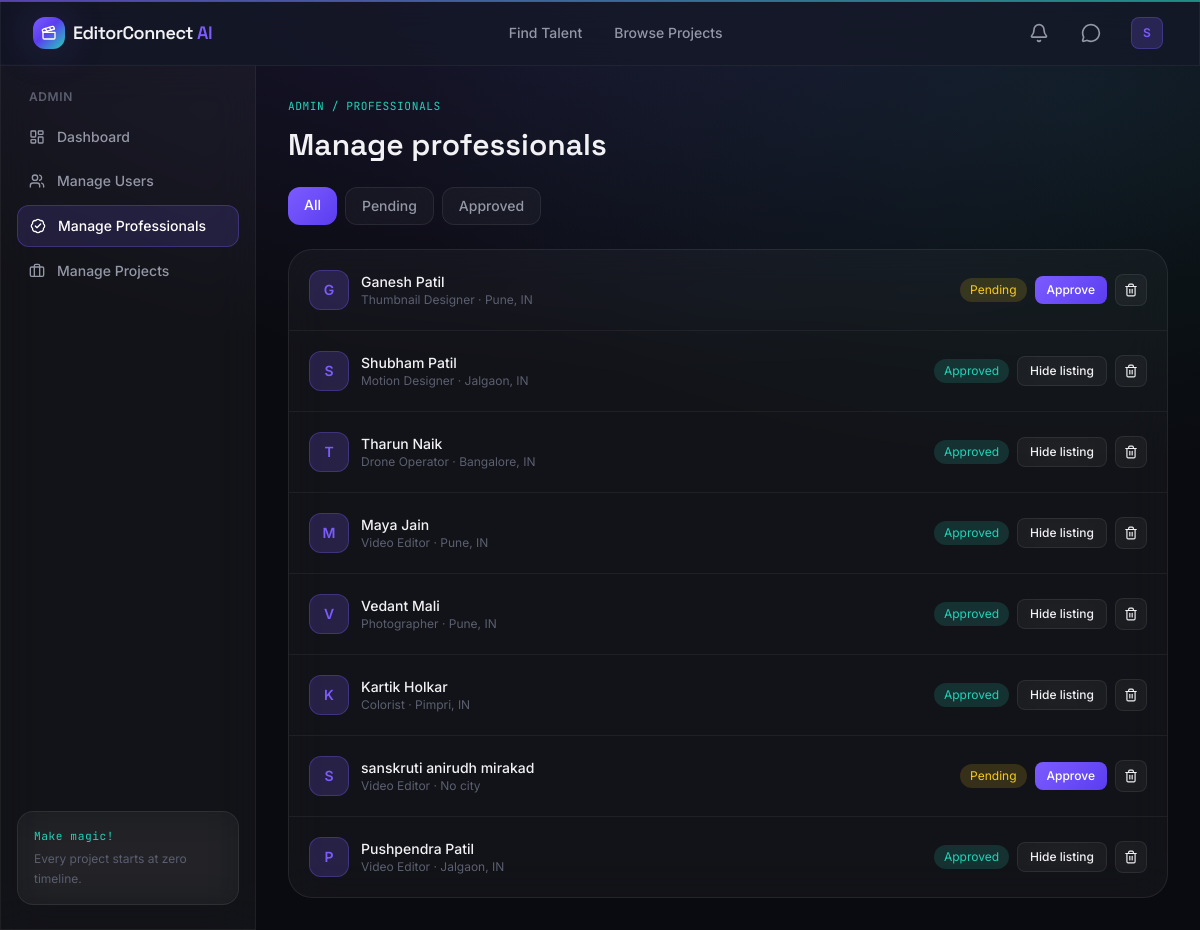
Screenshot of /admin/professionals (signed in) with the database file from the repository.
### models/user.py (models this page shows, shortened)
class User(UserMixin, db.Model):
    __tablename__ = "users"
    id = db.Column(db.Integer, primary_key=True)
    name = db.Column(db.String(120), nullable=False)
    email = db.Column(db.String(150), unique=True, nullable=False, index=True)
    phone = db.Column(db.String(30))
    password_hash = db.Column(db.String(255), nullable=False)
    role = db.Column(db.String(20), nullable=False, default="client")
    is_active_account = db.Column(db.Boolean, default=True)
    is_verified = db.Column(db.Boolean, default=False)
    dark_mode = db.Column(db.Boolean, default=True)
    avatar = db.Column(db.String(255), default="default-avatar.png")
    created_at = db.Column(db.DateTime, default=lambda: datetime.now(timezone.utc))
    professional_profile = db.relationship(
        "Professional", backref="user", uselist=False, cascade="all, delete-orphan"
    )
    projects = db.relationship(
        "Project", backref="client", lazy="dynamic", cascade="all, delete-orphan",
        foreign_keys="Project.client_id"
    )
    notifications = db.relationship(
        "Notification", backref="user", lazy="dynamic", cascade="all, delete-orphan"
    )
    @property
    def is_admin(self):
        return self.role == "admin"
    @property
    def is_professional(self):
        return self.role == "professional"
    @property
    def is_client(self):
        return self.role == "client"
    def unread_notification_count(self):
        return self.notifications.filter_by(is_read=False).count()

### models/professional.py (models this page shows, shortened)
class Professional(db.Model):
    __tablename__ = "professionals"
    id = db.Column(db.Integer, primary_key=True)
    user_id = db.Column(db.Integer, db.ForeignKey("users.id"), nullable=False, unique=True)
    name = db.Column(db.String(120), nullable=False)
    profession = db.Column(db.String(80), nullable=False, index=True)
    city = db.Column(db.String(100), index=True)
    experience = db.Column(db.Integer, default=0)  # years
    price = db.Column(db.Float, default=0.0)  # starting price
    rating = db.Column(db.Float, default=0.0)
    rating_count = db.Column(db.Integer, default=0)
    bio = db.Column(db.Text)
    skills = db.Column(db.String(500))  # comma-separated
    profile_image = db.Column(db.String(255), default="default-avatar.png")
    email = db.Column(db.String(150))
    phone = db.Column(db.String(30))
    is_available = db.Column(db.Boolean, default=True)
    is_approved = db.Column(db.Boolean, default=False)  # admin approval
    is_featured = db.Column(db.Boolean, default=False)
    created_at = db.Column(db.DateTime, default=lambda: datetime.now(timezone.utc))
    portfolio_items = db.relationship(
        "PortfolioItem", backref="professional", lazy="dynamic", cascade="all, delete-orphan"
    )
    applications = db.relationship(
        "Application", backref="professional", lazy="dynamic", cascade="all, delete-orphan"
    )
    hires = db.relationship(
        "Hire", backref="professional", lazy="dynamic", cascade="all, delete-orphan"
    )

### routes/admin.py (the view)
@admin_bp.route("/admin/professionals")
@login_required
@admin_required
def manage_professionals():
    status_filter = request.args.get("status", "")
    query = Professional.query
    if status_filter == "pending":
        query = query.filter_by(is_approved=False)
    elif status_filter == "approved":
        query = query.filter_by(is_approved=True)
    professionals = query.order_by(Professional.created_at.desc()).all()
    return render_template("admin/manage_professionals.html", professionals=professionals, status_filter=status_filter)

### models/user.py (called while the page is built)
@login_manager.user_loader
def load_user(user_id):
    return User.query.get(int(user_id))

### routes/admin.py (called while the page is built)
def admin_required(f):
    @wraps(f)
    def wrapped(*args, **kwargs):
        if not current_user.is_authenticated or not current_user.is_admin:
            flash("Admin access only.", "error")
            return redirect(url_for("main.index"))
        return f(*args, **kwargs)
    return wrapped

### templates/admin/manage_professionals.html (shortened to what this page needs)
{% extends "base.html" %}
{% block content %}
<p class="timecode mb-3">ADMIN / PROFESSIONALS</p>
<h1 class="font-display text-3xl font-semibold mb-6">Manage professionals</h1>
<div class="flex gap-2 mb-6">
  <a href="{{ url_for('admin.manage_professionals') }}" class="px-4 py-2 rounded-xl text-sm font-medium {% if not status_filter %}btn-gradient text-white{% else %}glass text-ink-muted hover:bg-white/10{% endif %}">All</a>
  <a href="{{ url_for('admin.manage_professionals', status='pending') }}" class="px-4 py-2 rounded-xl text-sm font-medium {% if status_filter == 'pending' %}btn-gradient text-white{% else %}glass text-ink-muted hover:bg-white/10{% endif %}">Pending</a>
  <a href="{{ url_for('admin.manage_professionals', status='approved') }}" class="px-4 py-2 rounded-xl text-sm font-medium {% if status_filter == 'approved' %}btn-gradient text-white{% else %}glass text-ink-muted hover:bg-white/10{% endif %}">Approved</a>
</div>
<div class="glass rounded-3xl divide-y divide-white/5 overflow-hidden">
  {% for pro in professionals %}
  <div class="flex items-center justify-between p-5 gap-4">
    <a href="{{ url_for('main.professional_profile', professional_id=pro.id) }}" class="flex items-center gap-3 min-w-0">
      <div class="w-10 h-10 rounded-xl bg-violet-glow/20 border border-violet-glow/30 flex items-center justify-center text-sm font-semibold text-violet-glow flex-shrink-0">
        {{ pro.name[0]|upper }}
      </div>
      <div class="min-w-0">
        <p class="text-sm font-medium truncate">{{ pro.name }}</p>
        <p class="text-xs text-ink-faint">{{ pro.profession }} &middot; {{ pro.city or "No city" }}</p>
      </div>
    </a>
    <div class="flex items-center gap-2 flex-shrink-0">
      {% if pro.is_approved %}
      <span class="text-xs px-2.5 py-1 rounded-full bg-teal-glow/15 text-teal-glow">Approved</span>
      <form method="POST" action="{{ url_for('admin.reject_professional', pro_id=pro.id) }}">
        <button type="submit" class="px-3 py-1.5 rounded-lg glass hover:bg-white/10 text-xs font-medium transition-colors">Hide listing</button>
      </form>
      {% else %}
      <span class="text-xs px-2.5 py-1 rounded-full bg-yellow-400/15 text-yellow-400">Pending</span>
      <form method="POST" action="{{ url_for('admin.approve_professional', pro_id=pro.id) }}">
        <button type="submit" class="px-3 py-1.5 rounded-lg btn-gradient text-white text-xs font-medium">Approve</button>
      </form>
      {% endif %}
      <form method="POST" action="{{ url_for('admin.remove_professional', pro_id=pro.id) }}" onsubmit="return confirm('Remove this account permanently? Use this for fake or fraudulent accounts.');">
        <button type="submit" class="w-8 h-8 rounded-lg glass hover:bg-red-500/20 hover:text-red-400 flex items-center justify-center transition-colors" title="Remove fake account">
          <i data-lucide="trash-2" class="w-3.5 h-3.5"></i>
        </button>
      </form>
    </div>
  </div>
  {% else %}
  <div class="p-12 text-center text-sm text-ink-faint">No professionals found.</div>
  {% endfor %}
</div>
{% endblock %}

### templates/partials/navbar.html (shortened to what this page needs)
<nav class="sticky top-0 z-40 glass-strong border-b border-white/5">
  <div class="max-w-7xl mx-auto px-4 sm:px-6 lg:px-8">
    <div class="flex items-center justify-between h-16">
      <a href="{{ url_for('main.index') }}" class="flex items-center gap-2 group">
        <div class="w-8 h-8 rounded-xl bg-grade-gradient flex items-center justify-center shadow-glow">
          <i data-lucide="clapperboard" class="w-4 h-4 text-white"></i>
        </div>
        <span class="font-display font-semibold text-lg tracking-tight">EditorConnect <span class="text-violet-glow">AI</span></span>
      </a>
      <div class="hidden md:flex items-center gap-8 text-sm font-medium text-ink-muted">
        <a href="{{ url_for('main.professionals') }}" class="hover:text-ink transition-colors">Find Talent</a>
        <a href="{{ url_for('main.projects') }}" class="hover:text-ink transition-colors">Browse Projects</a>
      </div>
      <div class="flex items-center gap-3">
        {% if current_user.is_authenticated %}
          <a href="{{ url_for('notifications.index') }}" class="relative w-10 h-10 rounded-xl flex items-center justify-center hover:bg-white/5 transition-colors">
            <i data-lucide="bell" class="w-5 h-5 text-ink-muted"></i>
          </a>
          <a href="{{ url_for('messages.conversations') }}" class="w-10 h-10 rounded-xl flex items-center justify-center hover:bg-white/5 transition-colors">
            <i data-lucide="message-circle" class="w-5 h-5 text-ink-muted"></i>
          </a>
          <div class="relative group">
            <button class="flex items-center gap-2 pl-2 pr-1 py-1 rounded-xl hover:bg-white/5 transition-colors">
              <div class="w-8 h-8 rounded-lg bg-violet-glow/20 border border-violet-glow/30 flex items-center justify-center text-xs font-semibold text-violet-glow">
                {{ current_user.name[0]|upper }}
              </div>
            </button>
          </div>
        {% else %}
          <a href="{{ url_for('auth.login') }}" class="px-4 py-2 text-sm font-medium text-ink-muted hover:text-ink transition-colors">Log in</a>
          <a href="{{ url_for('auth.register') }}" class="px-4 py-2 text-sm font-medium rounded-xl btn-gradient text-white shadow-glow">Get Started</a>
        {% endif %}
      </div>
    </div>
  </div>
</nav>

### static/css/style.css (style rules this page uses)
body { background-image: radial-gradient(ellipse 80% 50% at 50% -10%, rgba(124,92,255,0.15), transparent), radial-gradient(ellipse 60% 40% at 90% 10%, rgba(34,211,184,0.08), transparent); background-attachment: fixed; }
.glass { background: rgba(255,255,255,0.035); backdrop-filter: blur(20px); -webkit-backdrop-filter: blur(20px); border: 1px solid rgba(255,255,255,0.08); }
.glass-strong { background: rgba(21,24,39,0.75); backdrop-filter: blur(24px); -webkit-backdrop-filter: blur(24px); border: 1px solid rgba(255,255,255,0.1); }
.btn-gradient { background-image: linear-gradient(135deg, #7C5CFF 0%, #5B3DF0 100%); transition: filter 0.2s ease, transform 0.2s ease; }
.timecode { font-family: 'JetBrains Mono', monospace; letter-spacing: 0.05em; color: #22D3B8; font-size: 0.7rem; }
a, button { outline-color: #7C5CFF; }

### rows the page displays
User: name "S"
Professional: name "G", name "Ganesh Patil", profession "Thumbnail Designer", city "Pune, IN"
Professional: name "S", name "Shubham Patil", profession "Motion Designer", city "Jalgaon, IN"
Professional: name "T", name "Tharun Naik", profession "Drone Operator", city "Bangalore, IN"
Professional: name "M", name "Maya Jain", profession "Video Editor", city "Pune, IN"
Professional: name "V", name "Vedant Mali", profession "Photographer", city "Pune, IN"
Professional: name "K", name "Kartik Holkar", profession "Colorist", city "Pimpri, IN"
Professional: name "S", name "sanskruti anirudh mirakad", profession "Video Editor", city "No city"
Professional: name "P", name "Pushpendra Patil", profession "Video Editor", city "Jalgaon, IN"

### other values shown
{{ label }} "Dashboard Manage Users Manage Professionals Manage Projects"
